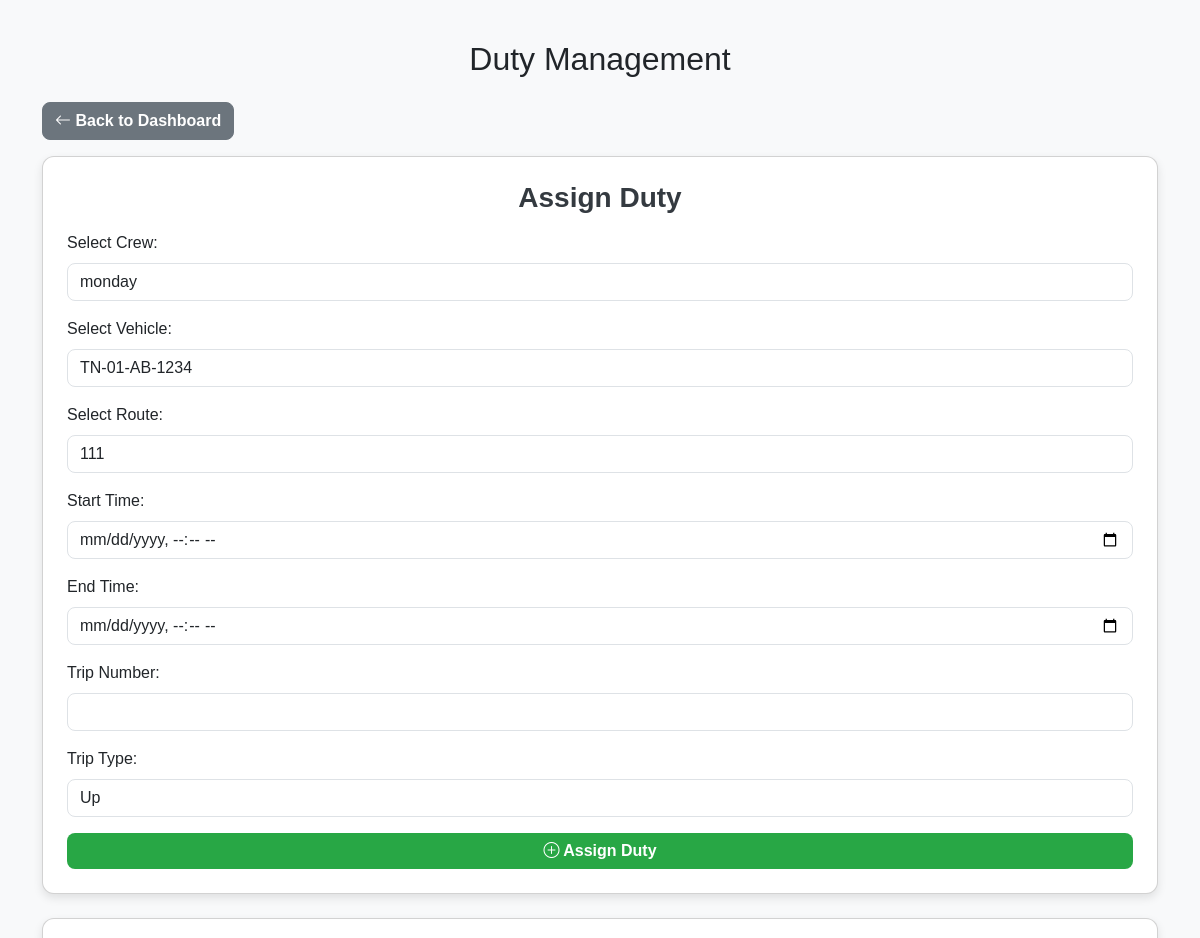
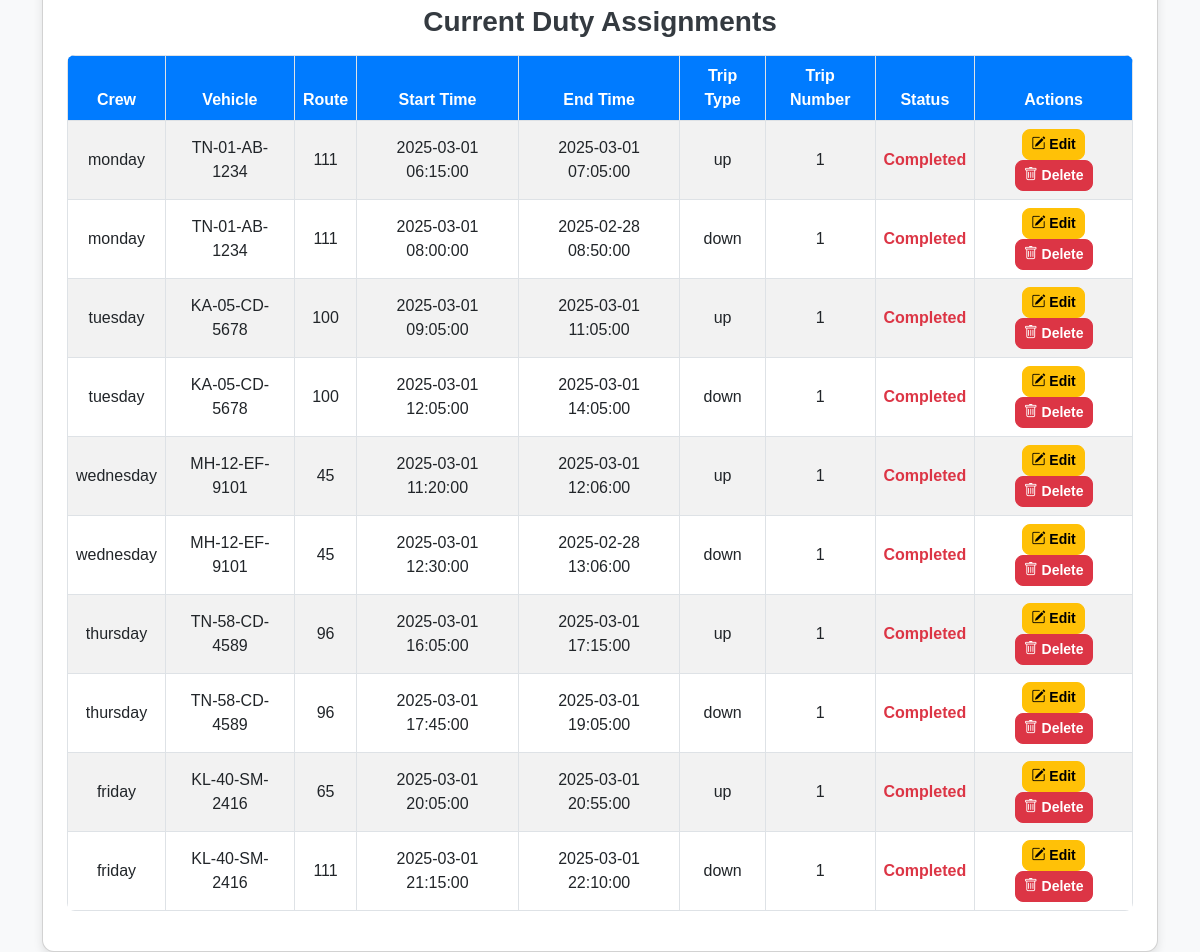
The app's page /duties.php with its own data (2 pictures, top to bottom).
### tables this page shows
CREATE TABLE `duty_assignments` (
  `id` int(11) NOT NULL,
  `crew_id` int(11) NOT NULL,
  `vehicle_id` int(11) NOT NULL,
  `route_id` int(11) NOT NULL,
  `start_time` datetime NOT NULL,
  `end_time` datetime NOT NULL,
  `trip_type` enum('up','down') NOT NULL,
  `trip_number` int(11) NOT NULL
);

CREATE TABLE `crews` (
  `id` int(11) NOT NULL,
  `crew_name` varchar(255) NOT NULL,
  `crew_member1` varchar(100) DEFAULT NULL,
  `crew_member2` varchar(100) DEFAULT NULL,
  `crew_member1_role` varchar(100) DEFAULT NULL,
  `crew_member2_role` varchar(100) DEFAULT NULL
);

CREATE TABLE `vehicles` (
  `id` int(11) NOT NULL,
  `vehicle_number` varchar(20) NOT NULL,
  `capacity` int(11) NOT NULL,
  `make_year` year(4) NOT NULL,
  `model_type` varchar(50) NOT NULL,
  `due_for_next_service` date NOT NULL,
  `due_for_insurance` date NOT NULL,
  `due_for_fc` date NOT NULL,
  `created_at` timestamp NOT NULL DEFAULT current_timestamp()
);

CREATE TABLE `routes` (
  `route_id` int(11) NOT NULL,
  `route_number` varchar(50) NOT NULL,
  `start_location` varchar(255) NOT NULL,
  `start_latitude` decimal(10,6) NOT NULL,
  `start_longitude` decimal(10,6) NOT NULL,
  `end_location` varchar(255) NOT NULL,
  `end_latitude` decimal(10,6) NOT NULL,
  `end_longitude` decimal(10,6) NOT NULL,
  `total_distance` decimal(10,2) NOT NULL
);

### duties.php (the view, shortened to what this page needs)
<?php
$host = "localhost";
$user = "root";
$pass = "";
$dbname = "user_auth";
$conn = new mysqli($host, $user, $pass, $dbname);
$crewQuery = $conn->query("SELECT * FROM crews");
$crews = $crewQuery->fetch_all(MYSQLI_ASSOC);
$vehicleQuery = $conn->query("SELECT * FROM vehicles");
$vehicles = $vehicleQuery->fetch_all(MYSQLI_ASSOC);
$routeQuery = $conn->query("SELECT * FROM routes");
$routes = $routeQuery->fetch_all(MYSQLI_ASSOC);
$dutyQuery = $conn->query("SELECT duty_assignments.id, crews.crew_name, vehicles.vehicle_number, routes.route_number, start_time, end_time, trip_type, trip_number
                           FROM duty_assignments
                           JOIN crews ON duty_assignments.crew_id = crews.id
                           JOIN vehicles ON duty_assignments.vehicle_id = vehicles.id
                           JOIN routes ON duty_assignments.route_id = routes.route_id");
$duties = $dutyQuery->fetch_all(MYSQLI_ASSOC);
?>
<!DOCTYPE html>
<html lang="en">
<head>
    <link rel="stylesheet" href="https://cdn.jsdelivr.net/npm/bootstrap@5.3.0/dist/css/bootstrap.min.css">
</head>
<body>
    <div class="container">
        <h2 class="text-center mb-4">Duty Management</h2>
        <a href="dashboard.php" class="btn btn-secondary mb-3"><i class="bi bi-arrow-left"></i> Back to Dashboard</a>
        <div class="card p-4">
            <h3 class="text-center mb-3">Assign Duty</h3>
            <form method="post">
                <div class="mb-3">
                    <label class="form-label">Select Crew:</label>
                    <select name="crew_id" class="form-control" required>
                        <?php foreach ($crews as $crew) { ?>
                            <option value="<?= $crew['id'] ?>"><?= $crew['crew_name'] ?></option>
                        <?php } ?>
                    </select>
                </div>
                <div class="mb-3">
                    <label class="form-label">Select Vehicle:</label>
                    <select name="vehicle_id" class="form-control" required>
                        <?php foreach ($vehicles as $vehicle) { ?>
                            <option value="<?= $vehicle['id'] ?>"><?= $vehicle['vehicle_number'] ?></option>
                        <?php } ?>
                    </select>
                </div>
                <div class="mb-3">
                    <label class="form-label">Select Route:</label>
                    <select name="route_id" class="form-control" required>
                        <?php foreach ($routes as $route) { ?>
                            <option value="<?= $route['route_id'] ?>"><?= $route['route_number'] ?></option>
                        <?php } ?>
                    </select>
                </div>
                <div class="mb-3">
                    <label class="form-label">Start Time:</label>
                    <input type="datetime-local" name="start_time" class="form-control" required>
                </div>
                <div class="mb-3">
                    <label class="form-label">End Time:</label>
                    <input type="datetime-local" name="end_time" class="form-control" required>
                </div>
                <div class="mb-3">
                    <label class="form-label">Trip Number:</label>
                    <input type="number" name="trip_number" class="form-control" required>
                </div>
                <div class="mb-3">
                    <label class="form-label">Trip Type:</label>
                    <select name="trip_type" class="form-control" required>
                        <option value="up">Up</option>
                    </select>
                </div>
                <button type="submit" name="assign_duty" class="btn btn-success w-100">
                    <i class="bi bi-plus-circle"></i> Assign Duty
                </button>
            </form>
        </div>
        <div class="card mt-4 p-4">
            <h3 class="text-center mb-3">Current Duty Assignments</h3>
            <table class="table table-striped table-hover table-bordered">
                <thead>
                    <tr>
                        <th>Crew</th>
                        <th>Vehicle</th>
                        <th>Route</th>
                        <th>Start Time</th>
                        <th>End Time</th>
                        <th>Trip Type</th>
                        <th>Trip Number</th>
                        <th>Status</th>
                        <th>Actions</th>
                    </tr>
                </thead>
                <tbody>
    <?php
    $currentTime = date("Y-m-d H:i:s");
    foreach ($duties as $duty) {
        $startTime = $duty['start_time'];
        $endTime = $duty['end_time'];
        if ($currentTime < $startTime) {
            $status = "Upcoming";
            $statusClass = "text-primary";
        } elseif ($currentTime >= $startTime && $currentTime <= $endTime) {
            $status = "Ongoing";
            $statusClass = "text-success";
        } else {
            $status = "Completed";
            $statusClass = "text-danger";
        }
    ?>
        <tr>
            <td><?= htmlspecialchars($duty['crew_name']) ?></td>
            <td><?= htmlspecialchars($duty['vehicle_number']) ?></td>
            <td><?= htmlspecialchars($duty['route_number']) ?></td>
            <td><?= htmlspecialchars($startTime) ?></td>
            <td><?= htmlspecialchars($endTime) ?></td>
            <td><?= htmlspecialchars($duty['trip_type']) ?></td>
            <td><?= htmlspecialchars($duty['trip_number']) ?></td>
            <td class="<?= $statusClass ?>"><strong><?= $status ?></strong></td>
            <td>
                                <a href="edit_duty.php?id=<?= $duty['id'] ?>" class="btn btn-warning btn-sm">
                                    <i class="bi bi-pencil-square"></i> Edit
                                </a>
                                <a href="delete_duty.php?id=<?= $duty['id'] ?>" class="btn btn-danger btn-sm" onclick="return confirm('Are you sure you want to delete this duty?');">
                                    <i class="bi bi-trash"></i> Delete
                                </a>
                            </td>
        </tr>
    <?php } ?>
</tbody>
            </table>
        </div>
    </div>
    <link rel="stylesheet" href="https://cdn.jsdelivr.net/npm/bootstrap-icons/font/bootstrap-icons.css">
</body>
</html>

### duties.php (style rules this page uses)
body { background-color: #f8f9fa; font-family: 'Poppins', sans-serif; }
.container { margin-top: 40px; }
.card { box-shadow: 0 4px 10px rgba(0, 0, 0, 0.1); border-radius: 12px; }
.form-control, .btn { border-radius: 8px; }
h3 { font-weight: bold; color: #343a40; }
.btn { font-weight: bold; }
.btn-success { background-color: #28a745; border: none; }
.table { border-radius: 8px; overflow: hidden; }
.table th { background-color: #007bff; color: white; text-align: center; }
.table td { text-align: center; vertical-align: middle; }

### records on screen
duty_assignments: crew.crew_name "monday", vehicle.vehicle_number "TN-01-AB-1234", route.route_number "111", start_time "2025-03-01 06:15:00", end_time "2025-03-01 07:05:00", trip_type "up", trip_number "1", status "Completed"
duty_assignments: crew.crew_name "monday", vehicle.vehicle_number "TN-01-AB-1234", route.route_number "111", start_time "2025-03-01 08:00:00", end_time "2025-02-28 08:50:00", trip_type "down", trip_number "1", status "Completed"
duty_assignments: crew.crew_name "tuesday", vehicle.vehicle_number "KA-05-CD-5678", route.route_number "100", start_time "2025-03-01 09:05:00", end_time "2025-03-01 11:05:00", trip_type "up", trip_number "1", status "Completed"
duty_assignments: crew.crew_name "tuesday", vehicle.vehicle_number "KA-05-CD-5678", route.route_number "100", start_time "2025-03-01 12:05:00", end_time "2025-03-01 14:05:00", trip_type "down", trip_number "1", status "Completed"
duty_assignments: crew.crew_name "wednesday", vehicle.vehicle_number "MH-12-EF-9101", route.route_number "45", start_time "2025-03-01 11:20:00", end_time "2025-03-01 12:06:00", trip_type "up", trip_number "1", status "Completed"
duty_assignments: crew.crew_name "wednesday", vehicle.vehicle_number "MH-12-EF-9101", route.route_number "45", start_time "2025-03-01 12:30:00", end_time "2025-02-28 13:06:00", trip_type "down", trip_number "1", status "Completed"
duty_assignments: crew.crew_name "thursday", vehicle.vehicle_number "TN-58-CD-4589", route.route_number "96", start_time "2025-03-01 16:05:00", end_time "2025-03-01 17:15:00", trip_type "up", trip_number "1", status "Completed"
duty_assignments: crew.crew_name "thursday", vehicle.vehicle_number "TN-58-CD-4589", route.route_number "96", start_time "2025-03-01 17:45:00", end_time "2025-03-01 19:05:00", trip_type "down", trip_number "1", status "Completed"
duty_assignments: crew.crew_name "friday", vehicle.vehicle_number "KL-40-SM-2416", route.route_number "65", start_time "2025-03-01 20:05:00", end_time "2025-03-01 20:55:00", trip_type "up", trip_number "1", status "Completed"
duty_assignments: crew.crew_name "friday", vehicle.vehicle_number "KL-40-SM-2416", route.route_number "111", start_time "2025-03-01 21:15:00", end_time "2025-03-01 22:10:00", trip_type "down", trip_number "1", status "Completed"

### other values on screen
form field crew_id "monday"
form field vehicle_id "TN-01-AB-1234"
form field route_id "111"
